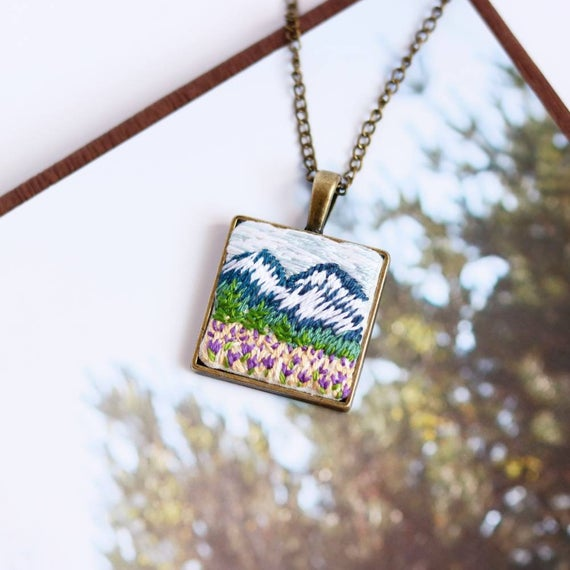
#> input picture Assignment3/Image2.jpg, 570 x 570 px
$ python Q2.py
#> lines starting #> are read from the running program, lines starting #| are printed output that depends on the picture; after the words box and inside, x2 and y2 are one past the last pixel; in counts of white or black regions, pixels touching at a corner belong together
'''
Using loops, fill an image with randomly coloured, equal sized squares in the following manner:
i) left to right for even numbered row.
ii) right to left for odd numbered row.
iii) Introduce a delay of 0.5 second, so that the process of filling of the image is visible.
Dimensions of the square are the same as in question 1.
'''

import cv2
import numpy as np

img =cv2.imread('Image2.jpg')
#> img is the input picture: shape (570, 570, 3); mean B, G, R 187.4, 187, 190.9
width = (img.shape[1])/7
#> width = 81.43
height = (img.shape[0])/7
#> height = 81.43

width_add=width
#> width_add = 81.43
row_counter=0
x1, x2 = 0, width
#> x1 = 0; x2 = 81.43
y1, y2 = 0,height
#> y1 = 0; y2 = 81.43

while int(y2) != int(img.shape[0] + height):

    if row_counter % 2 == 0:   #left to right--->even
        cv2.rectangle(img, (int(x1), int(y1)), (int(x2), int(y2)),(np.random.randint(0,255),np.random.randint(0,255),np.random.randint(0,255)),-1)
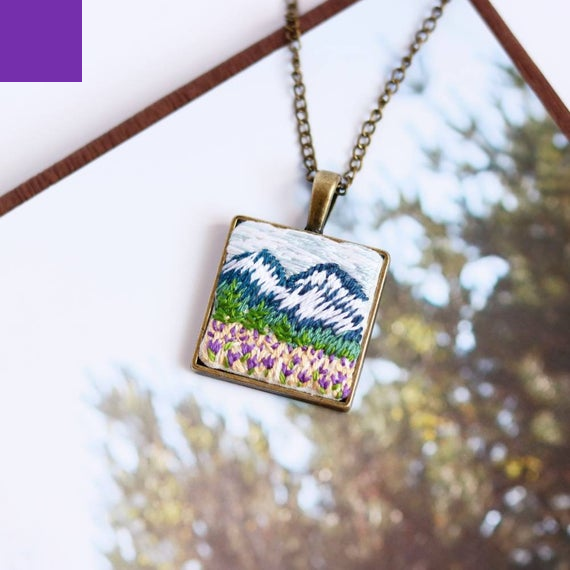
#> img: shape (570, 570, 3); 2.07% of pixels changed, all inside (x1, y1, x2, y2) = (0, 0, 82, 82)
        x1 = x1+width
#> x1 = 81.43
        x2= x2+width
#> x2 = 162.9
        cv2.imshow('Frame',img)
        cv2.waitKey(200)

    else: #right to left--->odd
        cv2.rectangle(img, (int(x1), int(y1)),(int(x2), int(y2)), (np.random.randint(0,255), np.random.randint(0,255), np.random.randint(0,255)),-1)
        x1 -= width
        x2 -= width
        cv2.imshow('Frame',img)
        cv2.waitKey(200)


    if int(width_add) != int(img.shape[1]):
        width_add = width_add + width
#> width_add = 162.9

    else: #for shifting to next rows
        row_counter+=1
        width_add = 0
        y1 += height
        y2 += height


    if cv2.waitKey(1) & 0xFF == ord('q'):
#> (key q is pressed here)
        break
